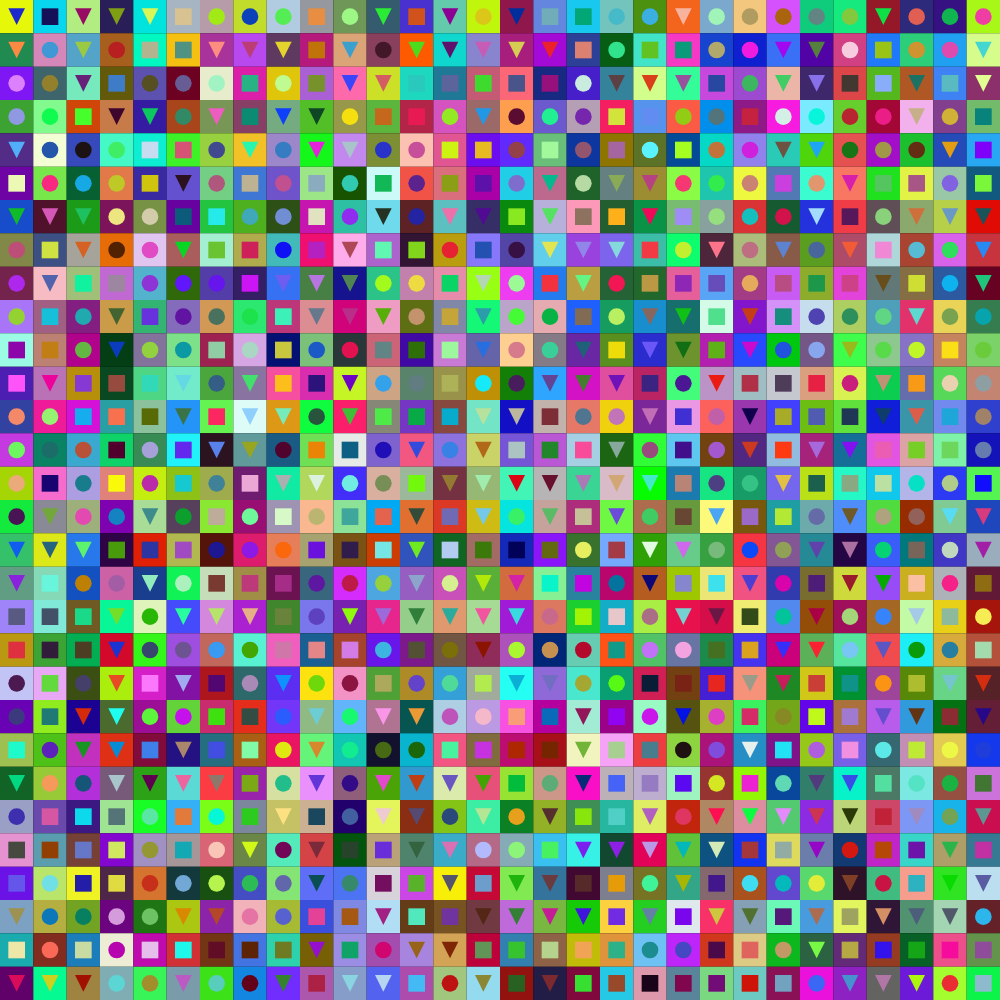
Frame 1 (no input)
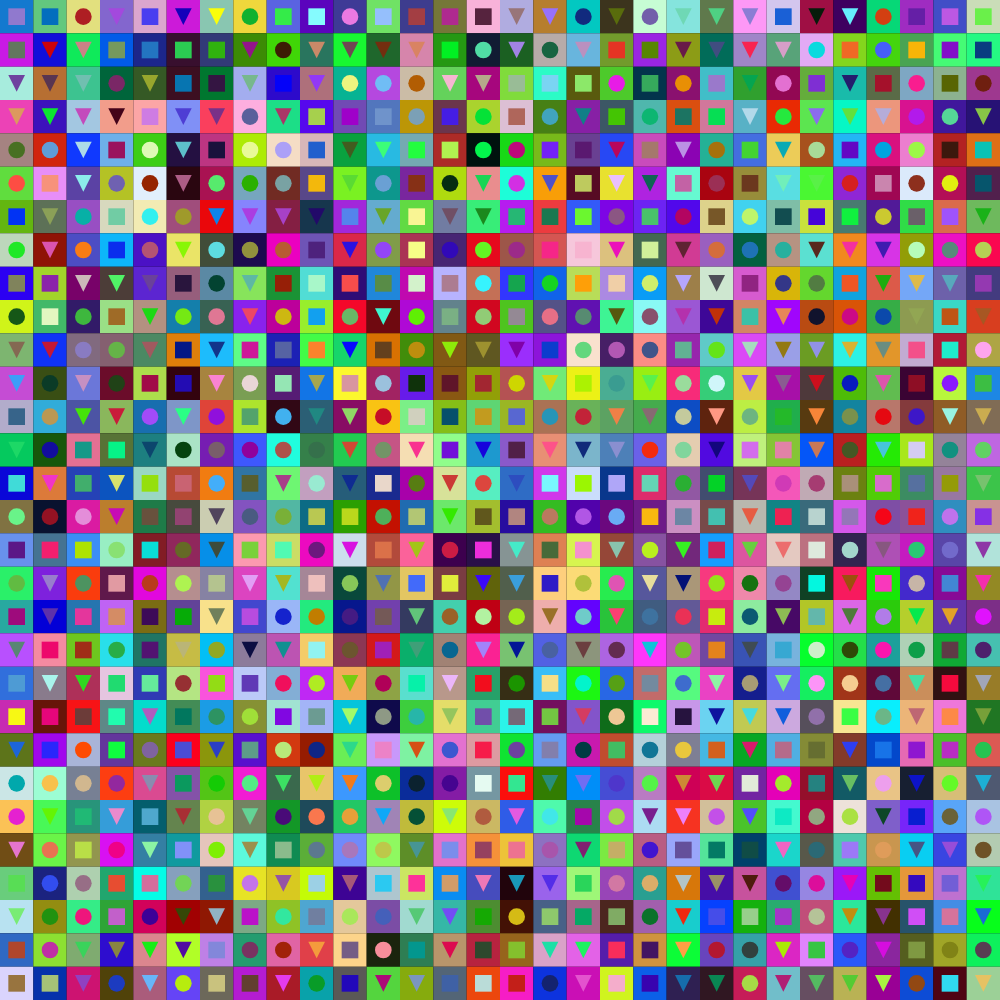
Frame 2 (the mouse pressed at the canvas centre, redrawn once)

The p5.js sketch that drew these frames (run headless with seeded random() and noise() and a simulated clock; the mouse was pressed at the canvas centre and the sketch redrawn once):

// p5.js sketch
// ── sketch.js
let nx = 30; // Unit cell along x 
let ny = 30; // Unit cell along y
let width = 1000;
let height = 1000;
unit_width = width / nx;
unit_height = width / ny;

function setup() {
  createCanvas(nx * unit_width, ny * unit_height);
  noLoop();
}

function draw() {
  background(0);
  for (let i = 0; i < nx; i++) {
    for (let j = 0; j < ny; j++) {
      // Select the parameters
      let color_bg = color(get_random_int(255), get_random_int(255), get_random_int(255));
      let color_shape = color(get_random_int(255), get_random_int(255), get_random_int(255));
      let rand_shape = get_random_int(3);
      // Draw the unit cell
      unit_cell(i * unit_width, j * unit_height,
        unit_width, unit_height, rand_shape, color_bg, color_shape);
    }
  }
}

function unit_cell(x, y, width, height, shape, color_bg, color_shape) {
  push();
  noStroke();
  translate(x, y);
  // Background
  fill(color_bg); // Fill with random grayscale value
  rect(0, 0, width, height);
  // Shape
  fill(color_shape); // Fill with random grayscale value

  if (shape == 0) {
    rect(0.25 * width, 0.25 * height, 0.5 * width, 0.5 * height);
  } else if (shape == 1) {
    triangle(0.25 * width, 0.25 * height,
      0.50 * width, 0.75 * height,
      0.75 * width, 0.25 * height);
  } else {
    circle(0.5 * width, 0.5 * height, width * 0.5)
  }
  pop();
}

function get_random_int(max) {
  return Math.floor(Math.random() * max);
}
